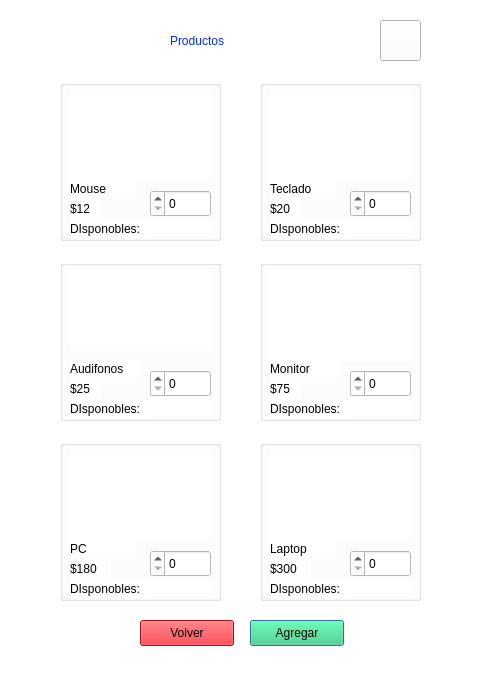
<?xml version="1.0" encoding="UTF-8"?>
<ui version="4.0">
 <class>Products</class>
 <widget class="QDialog" name="Products">
  <property name="geometry">
   <rect>
    <x>0</x>
    <y>0</y>
    <width>477</width>
    <height>678</height>
   </rect>
  </property>
  <property name="windowTitle">
   <string>Productos</string>
  </property>
  <property name="styleSheet">
   <string notr="true">background-color: rgb(255, 255, 255);</string>
  </property>
  <widget class="QGroupBox" name="groupMouse">
   <property name="geometry">
    <rect>
     <x>60</x>
     <y>80</y>
     <width>161</width>
     <height>161</height>
    </rect>
   </property>
   <property name="title">
    <string/>
   </property>
   <widget class="QLabel" name="imageMouse">
    <property name="geometry">
     <rect>
      <x>10</x>
      <y>10</y>
      <width>141</width>
      <height>91</height>
     </rect>
    </property>
    <property name="styleSheet">
     <string notr="true">color: rgb(0, 0, 0);</string>
    </property>
    <property name="text">
     <string/>
    </property>
   </widget>
   <widget class="QLabel" name="nameMouse">
    <property name="geometry">
     <rect>
      <x>10</x>
      <y>100</y>
      <width>66</width>
      <height>18</height>
     </rect>
    </property>
    <property name="styleSheet">
     <string notr="true">color: rgb(0, 0, 0);</string>
    </property>
    <property name="text">
     <string>Mouse</string>
    </property>
   </widget>
   <widget class="QLabel" name="prcioMouse">
    <property name="geometry">
     <rect>
      <x>10</x>
      <y>120</y>
      <width>31</width>
      <height>18</height>
     </rect>
    </property>
    <property name="styleSheet">
     <string notr="true">color: rgb(0, 0, 0);</string>
    </property>
    <property name="text">
     <string>$12</string>
    </property>
   </widget>
   <widget class="QSpinBox" name="cantMouse">
    <property name="geometry">
     <rect>
      <x>90</x>
      <y>110</y>
      <width>61</width>
      <height>27</height>
     </rect>
    </property>
    <property name="layoutDirection">
     <enum>Qt::LayoutDirection::RightToLeft</enum>
    </property>
    <property name="styleSheet">
     <string notr="true">color: rgb(0, 0, 0);</string>
    </property>
   </widget>
   <widget class="QLabel" name="label_desc_1">
    <property name="geometry">
     <rect>
      <x>10</x>
      <y>140</y>
      <width>81</width>
      <height>18</height>
     </rect>
    </property>
    <property name="styleSheet">
     <string notr="true">color: rgb(0, 0, 0);
font: 10pt &quot;Ubuntu Sans&quot;;</string>
    </property>
    <property name="text">
     <string>DIsponobles:</string>
    </property>
   </widget>
   <widget class="QLabel" name="output_cantMouse">
    <property name="geometry">
     <rect>
      <x>90</x>
      <y>140</y>
      <width>61</width>
      <height>16</height>
     </rect>
    </property>
    <property name="styleSheet">
     <string notr="true">color: rgb(0, 0, 0);
font: 500 11pt &quot;Ubuntu Sans&quot;;</string>
    </property>
    <property name="text">
     <string/>
    </property>
   </widget>
  </widget>
  <widget class="QLabel" name="title">
   <property name="geometry">
    <rect>
     <x>170</x>
     <y>30</y>
     <width>141</width>
     <height>21</height>
    </rect>
   </property>
   <property name="styleSheet">
    <string notr="true">color: rgb(0, 41, 255); 
font: 500 20pt &quot;Ubuntu Sans&quot;;</string>
   </property>
   <property name="text">
    <string>Productos</string>
   </property>
  </widget>
  <widget class="QGroupBox" name="groupKey">
   <property name="geometry">
    <rect>
     <x>260</x>
     <y>80</y>
     <width>161</width>
     <height>161</height>
    </rect>
   </property>
   <property name="title">
    <string/>
   </property>
   <widget class="QLabel" name="imageKey">
    <property name="geometry">
     <rect>
      <x>10</x>
      <y>10</y>
      <width>141</width>
      <height>91</height>
     </rect>
    </property>
    <property name="styleSheet">
     <string notr="true">color: rgb(0, 0, 0);</string>
    </property>
    <property name="text">
     <string/>
    </property>
   </widget>
   <widget class="QLabel" name="nameKey">
    <property name="geometry">
     <rect>
      <x>10</x>
      <y>100</y>
      <width>66</width>
      <height>18</height>
     </rect>
    </property>
    <property name="styleSheet">
     <string notr="true">color: rgb(0, 0, 0);</string>
    </property>
    <property name="text">
     <string>Teclado</string>
    </property>
   </widget>
   <widget class="QLabel" name="prcioKey">
    <property name="geometry">
     <rect>
      <x>10</x>
      <y>120</y>
      <width>31</width>
      <height>18</height>
     </rect>
    </property>
    <property name="styleSheet">
     <string notr="true">color: rgb(0, 0, 0);</string>
    </property>
    <property name="text">
     <string>$20</string>
    </property>
   </widget>
   <widget class="QSpinBox" name="cantKey">
    <property name="geometry">
     <rect>
      <x>90</x>
      <y>110</y>
      <width>61</width>
      <height>27</height>
     </rect>
    </property>
    <property name="layoutDirection">
     <enum>Qt::LayoutDirection::RightToLeft</enum>
    </property>
    <property name="styleSheet">
     <string notr="true">color: rgb(0, 0, 0);</string>
    </property>
   </widget>
   <widget class="QLabel" name="label_desc_2">
    <property name="geometry">
     <rect>
      <x>10</x>
      <y>140</y>
      <width>81</width>
      <height>18</height>
     </rect>
    </property>
    <property name="styleSheet">
     <string notr="true">color: rgb(0, 0, 0);
font: 10pt &quot;Ubuntu Sans&quot;;</string>
    </property>
    <property name="text">
     <string>DIsponobles:</string>
    </property>
   </widget>
   <widget class="QLabel" name="output_cantKey">
    <property name="geometry">
     <rect>
      <x>90</x>
      <y>140</y>
      <width>61</width>
      <height>16</height>
     </rect>
    </property>
    <property name="styleSheet">
     <string notr="true">color: rgb(0, 0, 0);
font: 500 11pt &quot;Ubuntu Sans&quot;;</string>
    </property>
    <property name="text">
     <string/>
    </property>
   </widget>
  </widget>
  <widget class="QGroupBox" name="groupHeadph">
   <property name="geometry">
    <rect>
     <x>60</x>
     <y>260</y>
     <width>161</width>
     <height>161</height>
    </rect>
   </property>
   <property name="title">
    <string/>
   </property>
   <widget class="QLabel" name="imageHeadph">
    <property name="geometry">
     <rect>
      <x>10</x>
      <y>10</y>
      <width>141</width>
      <height>81</height>
     </rect>
    </property>
    <property name="styleSheet">
     <string notr="true">color: rgb(0, 0, 0);</string>
    </property>
    <property name="text">
     <string/>
    </property>
   </widget>
   <widget class="QLabel" name="nameHeadph">
    <property name="geometry">
     <rect>
      <x>10</x>
      <y>100</y>
      <width>71</width>
      <height>18</height>
     </rect>
    </property>
    <property name="styleSheet">
     <string notr="true">color: rgb(0, 0, 0);</string>
    </property>
    <property name="text">
     <string>Audifonos</string>
    </property>
   </widget>
   <widget class="QLabel" name="prcioHeadph">
    <property name="geometry">
     <rect>
      <x>10</x>
      <y>120</y>
      <width>31</width>
      <height>18</height>
     </rect>
    </property>
    <property name="styleSheet">
     <string notr="true">color: rgb(0, 0, 0);</string>
    </property>
    <property name="text">
     <string>$25</string>
    </property>
   </widget>
   <widget class="QSpinBox" name="cantHeadph">
    <property name="geometry">
     <rect>
      <x>90</x>
      <y>110</y>
      <width>61</width>
      <height>27</height>
     </rect>
    </property>
    <property name="layoutDirection">
     <enum>Qt::LayoutDirection::RightToLeft</enum>
    </property>
    <property name="styleSheet">
     <string notr="true">color: rgb(0, 0, 0);</string>
    </property>
   </widget>
   <widget class="QLabel" name="label_desc_3">
    <property name="geometry">
     <rect>
      <x>10</x>
      <y>140</y>
      <width>81</width>
      <height>18</height>
     </rect>
    </property>
    <property name="styleSheet">
     <string notr="true">color: rgb(0, 0, 0);
font: 10pt &quot;Ubuntu Sans&quot;;</string>
    </property>
    <property name="text">
     <string>DIsponobles:</string>
    </property>
   </widget>
   <widget class="QLabel" name="output_cantHeadph">
    <property name="geometry">
     <rect>
      <x>90</x>
      <y>140</y>
      <width>61</width>
      <height>16</height>
     </rect>
    </property>
    <property name="styleSheet">
     <string notr="true">color: rgb(0, 0, 0);
font: 500 11pt &quot;Ubuntu Sans&quot;;</string>
    </property>
    <property name="text">
     <string/>
    </property>
   </widget>
  </widget>
  <widget class="QGroupBox" name="groupMonitor">
   <property name="geometry">
    <rect>
     <x>260</x>
     <y>260</y>
     <width>161</width>
     <height>161</height>
    </rect>
   </property>
   <property name="title">
    <string/>
   </property>
   <widget class="QLabel" name="imageMonitor">
    <property name="geometry">
     <rect>
      <x>10</x>
      <y>10</y>
      <width>141</width>
      <height>91</height>
     </rect>
    </property>
    <property name="styleSheet">
     <string notr="true">color: rgb(0, 0, 0);</string>
    </property>
    <property name="text">
     <string/>
    </property>
   </widget>
   <widget class="QLabel" name="nameMonitor">
    <property name="geometry">
     <rect>
      <x>10</x>
      <y>100</y>
      <width>71</width>
      <height>18</height>
     </rect>
    </property>
    <property name="styleSheet">
     <string notr="true">color: rgb(0, 0, 0);</string>
    </property>
    <property name="text">
     <string>Monitor</string>
    </property>
   </widget>
   <widget class="QLabel" name="prcioMonitor">
    <property name="geometry">
     <rect>
      <x>10</x>
      <y>120</y>
      <width>31</width>
      <height>18</height>
     </rect>
    </property>
    <property name="styleSheet">
     <string notr="true">color: rgb(0, 0, 0);</string>
    </property>
    <property name="text">
     <string>$75</string>
    </property>
   </widget>
   <widget class="QSpinBox" name="cantMonitor">
    <property name="geometry">
     <rect>
      <x>90</x>
      <y>110</y>
      <width>61</width>
      <height>27</height>
     </rect>
    </property>
    <property name="cursor">
     <cursorShape>ArrowCursor</cursorShape>
    </property>
    <property name="mouseTracking">
     <bool>false</bool>
    </property>
    <property name="layoutDirection">
     <enum>Qt::LayoutDirection::RightToLeft</enum>
    </property>
    <property name="styleSheet">
     <string notr="true">color: rgb(0, 0, 0);</string>
    </property>
   </widget>
   <widget class="QLabel" name="label_desc_4">
    <property name="geometry">
     <rect>
      <x>10</x>
      <y>140</y>
      <width>81</width>
      <height>18</height>
     </rect>
    </property>
    <property name="styleSheet">
     <string notr="true">color: rgb(0, 0, 0);
font: 10pt &quot;Ubuntu Sans&quot;;</string>
    </property>
    <property name="text">
     <string>DIsponobles:</string>
    </property>
   </widget>
   <widget class="QLabel" name="output_cantMonitor">
    <property name="geometry">
     <rect>
      <x>90</x>
      <y>140</y>
      <width>61</width>
      <height>16</height>
     </rect>
    </property>
    <property name="styleSheet">
     <string notr="true">color: rgb(0, 0, 0);
font: 500 11pt &quot;Ubuntu Sans&quot;;</string>
    </property>
    <property name="text">
     <string/>
    </property>
   </widget>
  </widget>
  <widget class="QGroupBox" name="groupPC">
   <property name="geometry">
    <rect>
     <x>60</x>
     <y>440</y>
     <width>161</width>
     <height>161</height>
    </rect>
   </property>
   <property name="title">
    <string/>
   </property>
   <widget class="QLabel" name="imagePC">
    <property name="geometry">
     <rect>
      <x>10</x>
      <y>10</y>
      <width>141</width>
      <height>91</height>
     </rect>
    </property>
    <property name="styleSheet">
     <string notr="true">color: rgb(0, 0, 0);</string>
    </property>
    <property name="text">
     <string/>
    </property>
   </widget>
   <widget class="QLabel" name="namePC">
    <property name="geometry">
     <rect>
      <x>10</x>
      <y>100</y>
      <width>66</width>
      <height>18</height>
     </rect>
    </property>
    <property name="styleSheet">
     <string notr="true">color: rgb(0, 0, 0);</string>
    </property>
    <property name="text">
     <string>PC</string>
    </property>
   </widget>
   <widget class="QLabel" name="prcioPC">
    <property name="geometry">
     <rect>
      <x>10</x>
      <y>120</y>
      <width>41</width>
      <height>18</height>
     </rect>
    </property>
    <property name="styleSheet">
     <string notr="true">color: rgb(0, 0, 0);</string>
    </property>
    <property name="text">
     <string>$180</string>
    </property>
   </widget>
   <widget class="QSpinBox" name="cantPC">
    <property name="geometry">
     <rect>
      <x>90</x>
      <y>110</y>
      <width>61</width>
      <height>27</height>
     </rect>
    </property>
    <property name="layoutDirection">
     <enum>Qt::LayoutDirection::RightToLeft</enum>
    </property>
    <property name="styleSheet">
     <string notr="true">color: rgb(0, 0, 0);</string>
    </property>
   </widget>
   <widget class="QLabel" name="label_desc_5">
    <property name="geometry">
     <rect>
      <x>10</x>
      <y>140</y>
      <width>81</width>
      <height>18</height>
     </rect>
    </property>
    <property name="styleSheet">
     <string notr="true">color: rgb(0, 0, 0);
font: 10pt &quot;Ubuntu Sans&quot;;</string>
    </property>
    <property name="text">
     <string>DIsponobles:</string>
    </property>
   </widget>
   <widget class="QLabel" name="output_cantPC">
    <property name="geometry">
     <rect>
      <x>90</x>
      <y>140</y>
      <width>61</width>
      <height>16</height>
     </rect>
    </property>
    <property name="styleSheet">
     <string notr="true">color: rgb(0, 0, 0);
font: 500 11pt &quot;Ubuntu Sans&quot;;</string>
    </property>
    <property name="text">
     <string/>
    </property>
   </widget>
  </widget>
  <widget class="QGroupBox" name="groupLaptop">
   <property name="geometry">
    <rect>
     <x>260</x>
     <y>440</y>
     <width>161</width>
     <height>161</height>
    </rect>
   </property>
   <property name="title">
    <string/>
   </property>
   <widget class="QLabel" name="imageLaptop">
    <property name="geometry">
     <rect>
      <x>10</x>
      <y>10</y>
      <width>141</width>
      <height>91</height>
     </rect>
    </property>
    <property name="styleSheet">
     <string notr="true">color: rgb(0, 0, 0);</string>
    </property>
    <property name="text">
     <string/>
    </property>
   </widget>
   <widget class="QLabel" name="nameLaptop">
    <property name="geometry">
     <rect>
      <x>10</x>
      <y>100</y>
      <width>66</width>
      <height>18</height>
     </rect>
    </property>
    <property name="styleSheet">
     <string notr="true">color: rgb(0, 0, 0);</string>
    </property>
    <property name="text">
     <string>Laptop</string>
    </property>
   </widget>
   <widget class="QLabel" name="prcioLaptop">
    <property name="geometry">
     <rect>
      <x>10</x>
      <y>120</y>
      <width>41</width>
      <height>18</height>
     </rect>
    </property>
    <property name="styleSheet">
     <string notr="true">color: rgb(0, 0, 0);</string>
    </property>
    <property name="text">
     <string>$300</string>
    </property>
   </widget>
   <widget class="QSpinBox" name="cantLaptop">
    <property name="geometry">
     <rect>
      <x>90</x>
      <y>110</y>
      <width>61</width>
      <height>27</height>
     </rect>
    </property>
    <property name="layoutDirection">
     <enum>Qt::LayoutDirection::RightToLeft</enum>
    </property>
    <property name="styleSheet">
     <string notr="true">color: rgb(0, 0, 0);</string>
    </property>
   </widget>
   <widget class="QLabel" name="label_desc_6">
    <property name="geometry">
     <rect>
      <x>10</x>
      <y>140</y>
      <width>81</width>
      <height>18</height>
     </rect>
    </property>
    <property name="styleSheet">
     <string notr="true">color: rgb(0, 0, 0);
font: 10pt &quot;Ubuntu Sans&quot;;</string>
    </property>
    <property name="text">
     <string>DIsponobles:</string>
    </property>
   </widget>
   <widget class="QLabel" name="output_cantLaptop">
    <property name="geometry">
     <rect>
      <x>90</x>
      <y>140</y>
      <width>61</width>
      <height>16</height>
     </rect>
    </property>
    <property name="styleSheet">
     <string notr="true">color: rgb(0, 0, 0);
font: 500 11pt &quot;Ubuntu Sans&quot;;</string>
    </property>
    <property name="text">
     <string/>
    </property>
   </widget>
  </widget>
  <widget class="QPushButton" name="addCart">
   <property name="geometry">
    <rect>
     <x>250</x>
     <y>620</y>
     <width>94</width>
     <height>26</height>
    </rect>
   </property>
   <property name="styleSheet">
    <string notr="true">background-color: rgb(51, 209, 122);
color: rgb(0, 0, 0);</string>
   </property>
   <property name="text">
    <string>Agregar</string>
   </property>
  </widget>
  <widget class="QPushButton" name="returnP1">
   <property name="geometry">
    <rect>
     <x>140</x>
     <y>620</y>
     <width>94</width>
     <height>26</height>
    </rect>
   </property>
   <property name="styleSheet">
    <string notr="true">background-color: rgb(224, 27, 36);
color: rgb(0, 0, 0);</string>
   </property>
   <property name="text">
    <string>Volver</string>
   </property>
  </widget>
  <widget class="QPushButton" name="buttonShoppingCart">
   <property name="geometry">
    <rect>
     <x>380</x>
     <y>20</y>
     <width>41</width>
     <height>41</height>
    </rect>
   </property>
   <property name="text">
    <string/>
   </property>
  </widget>
  <widget class="QLabel" name="label_error">
   <property name="geometry">
    <rect>
     <x>90</x>
     <y>650</y>
     <width>311</width>
     <height>20</height>
    </rect>
   </property>
   <property name="styleSheet">
    <string notr="true">color: rgb(224, 27, 36);
font: 8pt &quot;Ubuntu Sans&quot;;</string>
   </property>
   <property name="text">
    <string/>
   </property>
  </widget>
 </widget>
 <resources/>
 <connections/>
</ui>
